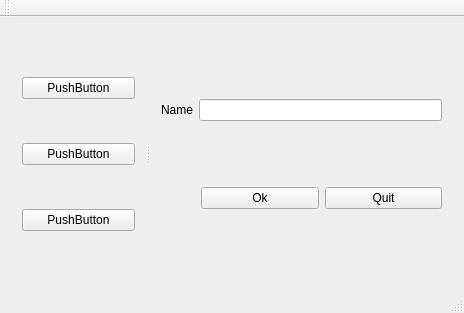
<?xml version="1.0" encoding="UTF-8"?>
<ui version="4.0">
 <class>MainWindow</class>
 <widget class="QMainWindow" name="MainWindow">
  <property name="geometry">
   <rect>
    <x>0</x>
    <y>0</y>
    <width>464</width>
    <height>313</height>
   </rect>
  </property>
  <property name="windowTitle">
   <string>MainWindow</string>
  </property>
  <widget class="QWidget" name="centralWidget">
   <layout class="QVBoxLayout" name="verticalLayout_3">
    <item>
     <widget class="QSplitter" name="splitter">
      <property name="orientation">
       <enum>Qt::Horizontal</enum>
      </property>
      <widget class="QWidget" name="">
       <layout class="QVBoxLayout" name="verticalLayout_2">
        <item>
         <widget class="QPushButton" name="pushButton_3">
          <property name="text">
           <string>PushButton</string>
          </property>
         </widget>
        </item>
        <item>
         <widget class="QPushButton" name="pushButton_4">
          <property name="text">
           <string>PushButton</string>
          </property>
         </widget>
        </item>
        <item>
         <widget class="QPushButton" name="pushButton_5">
          <property name="text">
           <string>PushButton</string>
          </property>
         </widget>
        </item>
       </layout>
      </widget>
      <widget class="QWidget" name="">
       <layout class="QVBoxLayout" name="verticalLayout">
        <item>
         <layout class="QHBoxLayout" name="horizontalLayout">
          <item>
           <widget class="QLabel" name="label">
            <property name="text">
             <string>Name</string>
            </property>
            <property name="buddy">
             <cstring>lineEdit</cstring>
            </property>
           </widget>
          </item>
          <item>
           <widget class="QLineEdit" name="lineEdit"/>
          </item>
         </layout>
        </item>
        <item>
         <layout class="QHBoxLayout" name="horizontalLayout_2">
          <item>
           <spacer name="horizontalSpacer">
            <property name="orientation">
             <enum>Qt::Horizontal</enum>
            </property>
            <property name="sizeType">
             <enum>QSizePolicy::Preferred</enum>
            </property>
            <property name="sizeHint" stdset="0">
             <size>
              <width>40</width>
              <height>20</height>
             </size>
            </property>
           </spacer>
          </item>
          <item>
           <widget class="QPushButton" name="pushButton">
            <property name="text">
             <string>Ok</string>
            </property>
           </widget>
          </item>
          <item>
           <widget class="QPushButton" name="pushButton_2">
            <property name="text">
             <string>Quit</string>
            </property>
           </widget>
          </item>
         </layout>
        </item>
       </layout>
      </widget>
     </widget>
    </item>
   </layout>
  </widget>
  <widget class="QMenuBar" name="menuBar">
   <property name="geometry">
    <rect>
     <x>0</x>
     <y>0</y>
     <width>464</width>
     <height>21</height>
    </rect>
   </property>
  </widget>
  <widget class="QToolBar" name="mainToolBar">
   <attribute name="toolBarArea">
    <enum>TopToolBarArea</enum>
   </attribute>
   <attribute name="toolBarBreak">
    <bool>false</bool>
   </attribute>
  </widget>
  <widget class="QStatusBar" name="statusBar"/>
 </widget>
 <layoutdefault spacing="6" margin="11"/>
 <resources/>
 <connections/>
</ui>
